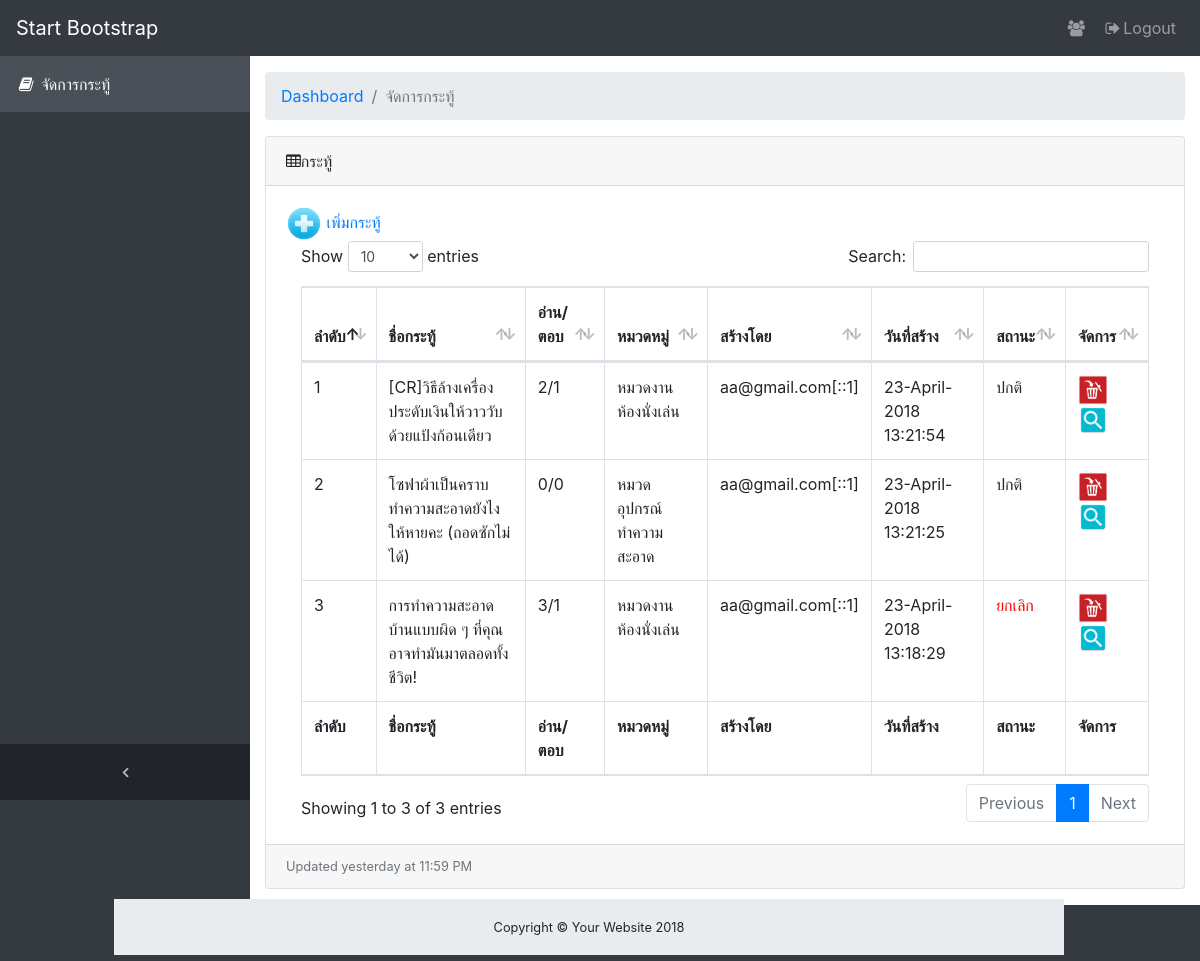
The app's page /user_forum.php with its own data.
### tables this page shows
CREATE TABLE `webboard` (
  `QuestionID` int(5) UNSIGNED ZEROFILL NOT NULL,
  `CreateDate` datetime NOT NULL,
  `Question` varchar(255) NOT NULL,
  `cate_id` int(11) NOT NULL,
  `Details` text NOT NULL,
  `ip_address` varchar(30) NOT NULL,
  `Name` varchar(50) NOT NULL,
  `View` int(5) NOT NULL,
  `Reply` int(5) NOT NULL,
  `Status` varchar(1) NOT NULL
);

CREATE TABLE `category` (
  `cate_id` int(11) NOT NULL,
  `cate_name` text NOT NULL,
  `status` int(11) NOT NULL,
  `create_date` datetime NOT NULL,
  `create_by` varchar(100) NOT NULL,
  `update_date` datetime NOT NULL,
  `update_by` varchar(100) NOT NULL
);

### user_forum.php (the view, shortened to what this page needs)
<!DOCTYPE html>
<html lang="en">
<head>
  <link href="../vendor/bootstrap/css/bootstrap.min.css" rel="stylesheet">
  <link href="../vendor/font-awesome/css/font-awesome.min.css" rel="stylesheet" type="text/css">
  <link href="../vendor/datatables/dataTables.bootstrap4.css" rel="stylesheet">
  <link href="../css/sb-admin.css" rel="stylesheet">
</head>
<body class="fixed-nav sticky-footer bg-dark" id="page-top">
  <nav class="navbar navbar-expand-lg navbar-dark bg-dark fixed-top" id="mainNav">
    <a class="navbar-brand" href="index.html">Start Bootstrap</a>
    <div class="collapse navbar-collapse" id="navbarResponsive">
      <ul class="navbar-nav navbar-sidenav" id="exampleAccordion">
        <li class="nav-item active" data-toggle="tooltip" data-placement="right" title="Dashboard">
          <a class="nav-link" href="index.php">
            <i class="fa fa-fw fa-book" ></i>
            <span class="nav-link-text">จัดการกระทู้</span>
          </a>
        </li>
      </ul>
      <ul class="navbar-nav sidenav-toggler">
        <li class="nav-item">
          <a class="nav-link text-center" id="sidenavToggler">
            <i class="fa fa-fw fa-angle-left"></i>
          </a>
        </li>
      </ul>
      <ul class="navbar-nav ml-auto">
		<li class="nav-item">
          <a class="nav-link" data-toggle="modal" data-target="#exampleModal">
            <i class="fa fa-fw fa-users"></i><?php echo $_SESSION["session_user"];?></a>
        </li>
        <li class="nav-item">
          <a class="nav-link" data-toggle="modal" data-target="#exampleModal">
            <i class="fa fa-fw fa-sign-out"></i>Logout</a>
        </li>
      </ul>
    </div>
  </nav>
  <div class="content-wrapper">
    <div class="container-fluid">
      <ol class="breadcrumb">
        <li class="breadcrumb-item">
          <a href="#">Dashboard</a>
        </li>
        <li class="breadcrumb-item active">จัดการกระทู้</li>
      </ol>
      <div class="card mb-3">
        <div class="card-header">
          <i class="fa fa-table"></i>กระทู้</div>
        <div class="card-body">
          <div class="table-responsive">
          <div><a href="formAdd_forum.php"><img src="../img/add.png" width="36" height="35"> เพิ่มกระทู้</a></div>
            <table class="table table-bordered" id="dataTable" width="100%" cellspacing="0">
              <thead>
                <tr>
                  <th>ลำดับ</th>
                  <th>ชื่อกระทู้</th>
                  <th>อ่าน/ตอบ</th>
                  <th>หมวดหมู่</th>
                  <th>สร้างโดย</th>
                  <th>วันที่สร้าง</th>
                  <th>สถานะ</th>
                  <th>จัดการ</th>
                </tr>
              </thead>
              <tfoot>
                <tr>
                  <th>ลำดับ</th>
                  <th>ชื่อกระทู้</th>
                  <th>อ่าน/ตอบ</th>
                  <th>หมวดหมู่</th>
                  <th>สร้างโดย</th>
                  <th>วันที่สร้าง</th>
                  <th>สถานะ</th>
                  <th>จัดการ</th>
                </tr>
              </tfoot>
              <tbody>
              <?php
			  include("../conf/config.php");
			  $strSQL = "SELECT w.QuestionID,w.Question,concat(w.View,'/',w.Reply) as viewReply ,c.cate_name,w.ip_address,w.Name ,date_format(w.CreateDate,'%d-%M-%Y %H:%i:%S') as CreateDate,w.status FROM webboard w inner join category c on w.cate_id = c.cate_id  order by w.CreateDate desc ";
	$objQuery = mysqli_query($con,$strSQL);
    $Num_Rows = mysqli_num_rows($objQuery);
	$i=0;
	if($Num_Rows==0){
	?>
    <tr>
    	<td colspan="8" align="center"><font color="red">ไม่พบข้อมูล</font></td>
    </tr>
	<?php
	}else{
			while ($Result = mysqli_fetch_array($objQuery)) {
			$i++;
			$QuestionID = $Result["QuestionID"];
			$status = $Result["status"];
			  ?>
                <tr>
                  <td><?php echo $i;?></td>
				  <td><?php echo $Result["Question"];?></td>
                  <td><?php echo $Result["viewReply"];?></td>
                  <td><?php echo $Result["cate_name"];?></td>
                  <td><?php echo $Result["Name"]."[".$Result["ip_address"]."]";?></td>
                  <td><?php echo $Result["CreateDate"];?></td>
                  <td><?php if($status==0){
					  echo "<font color=red>ยกเลิก</font>";
					  }else{ echo "ปกติ";}?></td>
                  <td>
                  <?php if($status==0){?>
                  <a href="javascript:delete_forum(<?php echo $QuestionID; ?>)"><img src="../img/Delete_Icon.png" width="30"></a><a href="javascript:view_forum(<?php echo $QuestionID; ?>)"><img src="../img/view.png" width="30"></a>
				  <?php }else{?>
                  <img src="../img/Delete_Icon.png" width="30">
                  <img src="../img/view.png" width="30">
				  <?php } ?></td>
                </tr>
                <?php }
	} ?>
              </tbody>
            </table>
          </div>
        </div>
        <div class="card-footer small text-muted">Updated yesterday at 11:59 PM</div>
      </div>
    </div>
    <footer class="sticky-footer">
      <div class="container">
        <div class="text-center">
          <small>Copyright © Your Website 2018</small>
        </div>
      </div>
    </footer>
  </div>
</body>
</html>

### css/sb-admin.css (style rules this page uses)
html { position: relative; min-height: 100%; }
body { overflow-x: hidden; }
body.sticky-footer { margin-bottom: 56px; }
body.sticky-footer .content-wrapper { min-height: calc(100vh - 56px - 56px); }
body.fixed-nav { padding-top: 56px; }
.content-wrapper { min-height: calc(100vh - 56px); padding-top: 1rem; }
#mainNav .navbar-collapse { overflow: auto; max-height: 75vh; }
#mainNav .navbar-collapse .navbar-nav .nav-item .nav-link { cursor: pointer; }
#mainNav .navbar-collapse .sidenav-toggler { display: none; }
@media (min-width: 992px) { #mainNav .navbar-brand { width: 250px; } }
@media (min-width: 992px) { #mainNav .navbar-collapse { overflow: visible; max-height: none; } }
@media (min-width: 992px) { #mainNav .navbar-collapse .navbar-sidenav { position: absolute; top: 0; left: 0; -webkit-flex-direction: column; -ms-flex-direction: column; flex-direction: column; margin-top: 56px; } }
@media (min-width: 992px) { #mainNav .navbar-collapse .navbar-sidenav > .nav-item { width: 250px; padding: 0; } }
@media (min-width: 992px) { #mainNav .navbar-collapse .navbar-sidenav > .nav-item > .nav-link { padding: 1em; } }
#mainNav.fixed-top .sidenav-toggler { display: none; }
@media (min-width: 992px) { #mainNav.fixed-top .navbar-sidenav { height: calc(100vh - 112px); } }
@media (min-width: 992px) { #mainNav.fixed-top .sidenav-toggler { position: absolute; top: 0; left: 0; display: flex; -webkit-flex-direction: column; -ms-flex-direction: column; flex-direction: column; margin-top: calc(100vh - 56px); } }
@media (min-width: 992px) { #mainNav.fixed-top .sidenav-toggler > .nav-item { width: 250px; padding: 0; } }
@media (min-width: 992px) { #mainNav.fixed-top .sidenav-toggler > .nav-item > .nav-link { padding: 1em; } }
#mainNav.fixed-top.navbar-dark .sidenav-toggler { background-color: #212529; }
#mainNav.fixed-top.navbar-dark .sidenav-toggler a i { color: #adb5bd; }
.content-wrapper { overflow-x: hidden; background: white; }
@media (min-width: 992px) { .content-wrapper { margin-left: 250px; } }
#sidenavToggler i { font-weight: 800; }
#mainNav.navbar-dark .navbar-collapse .navbar-sidenav > .nav-item > .nav-link { color: #868e96; }
@media (min-width: 992px) { #mainNav.navbar-dark .navbar-collapse .navbar-sidenav { background: #343a40; } }
@media (min-width: 992px) { #mainNav.navbar-dark .navbar-collapse .navbar-sidenav li.active a { color: white !important; background-color: #495057; } }
footer.sticky-footer { position: absolute; right: 136px; bottom: 6px; width: 100%; height: 56px; background-color: #e9ecef; line-height: 55px; }
@media (min-width: 992px) { footer.sticky-footer { width: calc(100% - 250px); } }

### records on screen
webboard: Question "[CR]วิธีล้างเครื่องประดับเงินให้วาววับด้วยแป้งก้อนเดียว", viewReply "2/1", cate.cate_name "หมวดงานห้องนั่งเล่น", Name "aa@gmail.com", ip_address "::1", CreateDate "23-April-2018 13:21:54", Status "ปกติ"
webboard: Question "โซฟาผ้าเป็นคราบทำความสะอาดยังไงให้หายคะ (ถอดซักไม่ได้)", viewReply "0/0", cate.cate_name "หมวดอุปกรณ์ทำความสะอาด", Name "aa@gmail.com", ip_address "::1", CreateDate "23-April-2018 13:21:25", Status "ปกติ"
webboard: Question "การทำความสะอาดบ้านแบบผิด ๆ ที่คุณอาจทำมันมาตลอดทั้งชีวิต!", viewReply "3/1", cate.cate_name "หมวดงานห้องนั่งเล่น", Name "aa@gmail.com", ip_address "::1", CreateDate "23-April-2018 13:18:29", Status "ยกเลิก"
